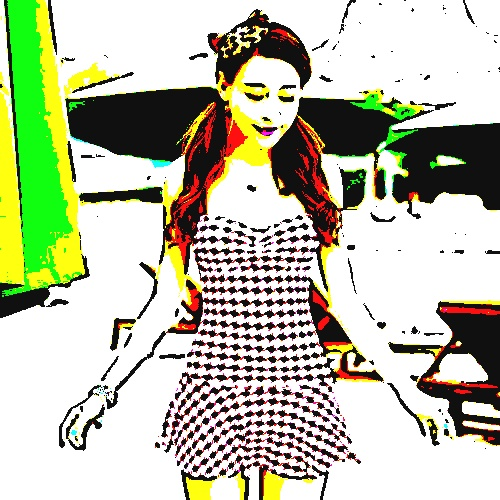
#> input picture ImageProcessing/testImage/3.jpg, 500 x 500 px, found by its file name; its folder holds only this picture in this run
$ python mangaStyleProcessor2.py
#> lines starting #> are read from the running program, lines starting #| are printed output that depends on the picture; after the words box and inside, x2 and y2 are one past the last pixel; in counts of white or black regions, pixels touching at a corner belong together
# -*- coding: utf-8 -*-
"""
@Time ： 2021/2/21 13:07
@Auth ： Yvon～早安阳光
@File ：dongmanlvj
"""
# 导入OpenCV-Python模块、导入文件与系统模块
import cv2,os
import numpy as np

def filter(filein,picture_name):
#> called with picture_name = '3.jpg'
    imgI_filename = os.path.join(filein,picture_name) # 源文件路径
    imgO_filename = os.path.join('D:/new main folider/Github clones/animewebapp/ImageProcessing/testImage', picture_name) # 目标文件路径
    img_rgb = cv2.imread(imgI_filename) # 读取图片
#> img_rgb is the input picture: shape (500, 500, 3); mean B, G, R 166.6, 191.4, 187.5
    img_gray = cv2.cvtColor(img_rgb, cv2.COLOR_RGB2GRAY) # 转换为灰度
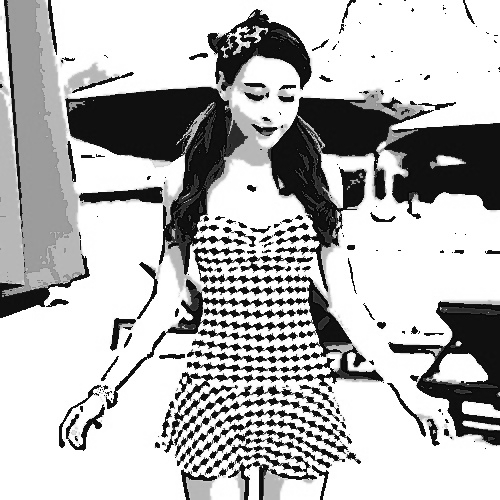
#> img_gray: shape (500, 500); min 4, max 255, mean 183.5
    img_blur = cv2.medianBlur(img_gray, 5) # 增加模糊效果。值越大越模糊（取奇数）
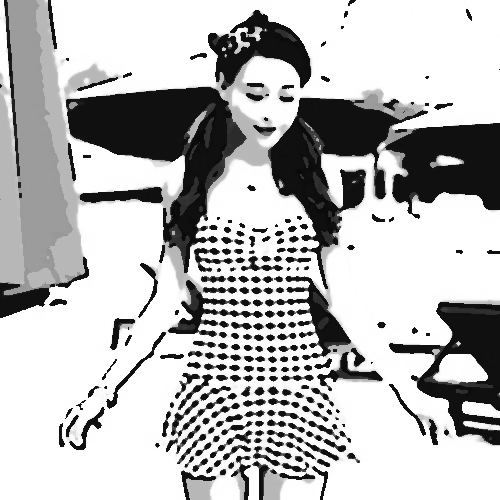
#> img_blur: shape (500, 500); min 8, max 255, mean 186
    # 检测到边缘并且增强其效果
    img_edge = cv2.adaptiveThreshold(img_blur, 128,cv2.ADAPTIVE_THRESH_MEAN_C,cv2.THRESH_BINARY,blockSize=9,C=8)
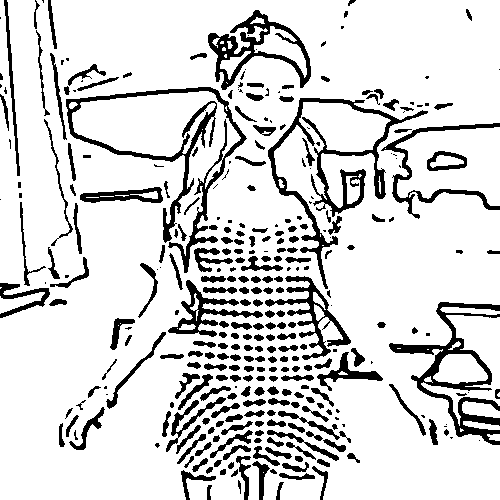
#> img_edge: shape (500, 500); values 0 (black) and 128 (white), 84.2% white; 328 black regions (86 under 20 px), largest, box (x1, y1, x2, y2) and area: (66, 87, 247, 273) 3957, (268, 98, 428, 289) 3722, (389, 302, 500, 445) 3320
    img_edge = cv2.cvtColor(img_edge, cv2.COLOR_GRAY2RGB)  # 彩色图像转为灰度图像
    img_cartoon = cv2.bitwise_and(img_rgb, img_edge)  # 灰度图像转为彩色图像
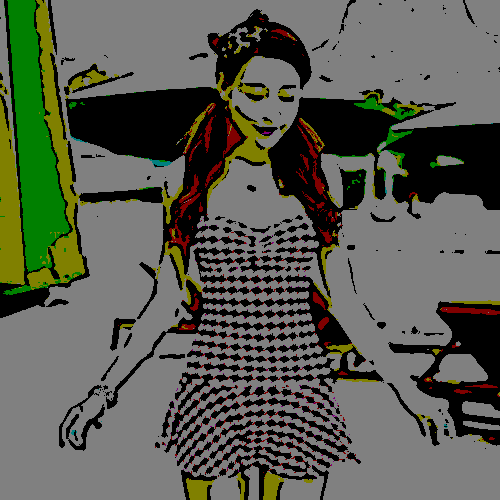
#> img_cartoon: shape (500, 500, 3); mean B, G, R 80.4, 91.9, 89.1
    res = np.uint8(np.clip((2.0 * img_cartoon + 16), 0, 255))  # 调整亮度和对比度
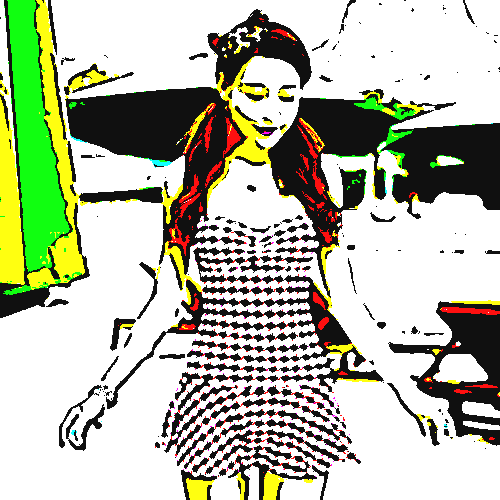
#> res: shape (500, 500, 3); mean B, G, R 166.1, 187.6, 182.4
    cv2.imwrite(imgO_filename, res)  # 保存转换后的图片

if __name__ == '__main__':
    #?
    imagelist = [] # 创建空列表
    # 循环读取指定路径下的文件名
    for filename in os.listdir('D:/new main folider/Github clones/animewebapp/ImageProcessing/testImage'):
        imagelist.append(filename) # 将文件名添加到imagelist
        print(filename)
        filter('D:/new main folider/Github clones/animewebapp/ImageProcessing/testImage',filename) # 为图片应用卡通动漫滤镜

$ run again, on ImageProcessing/testImage/C1436151497588_Sketch.jpg
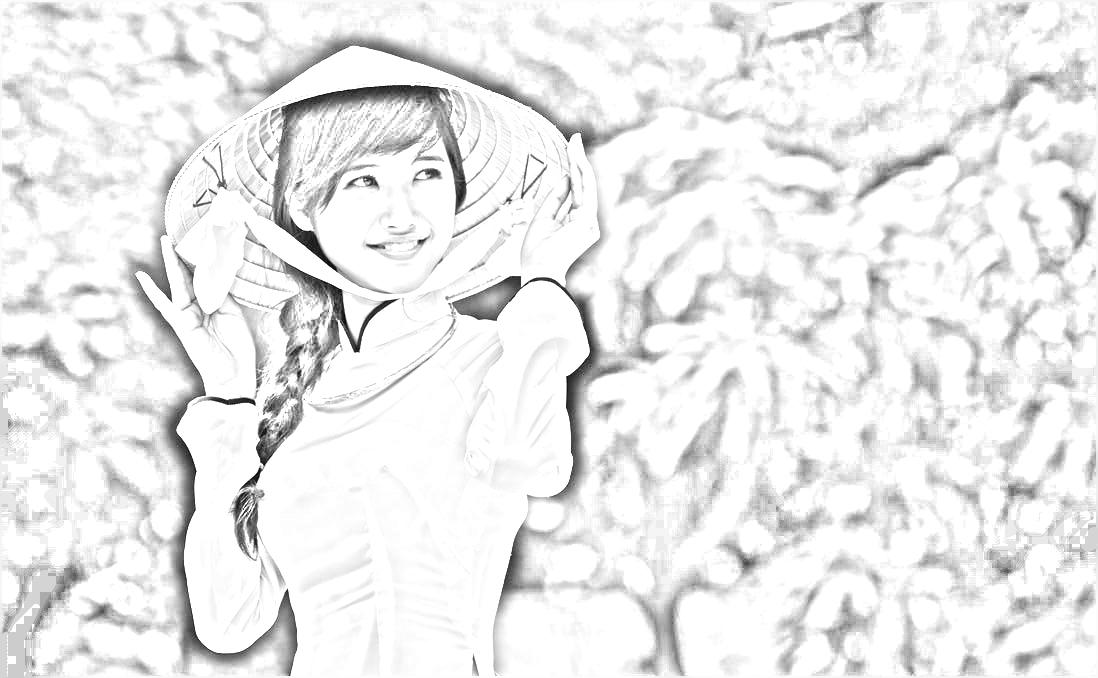
#> input picture ImageProcessing/testImage/C1436151497588_Sketch.jpg, 1098 x 678 px, found by its file name
#> in filter, img_rgb is the input picture: shape (678, 1098, 3); min 0, max 255, mean 235.3
#> in filter, `img_edge = cv2.adaptiveThreshold(img_blur, 128,cv2.ADAPTIVE_THRESH_MEA..`:
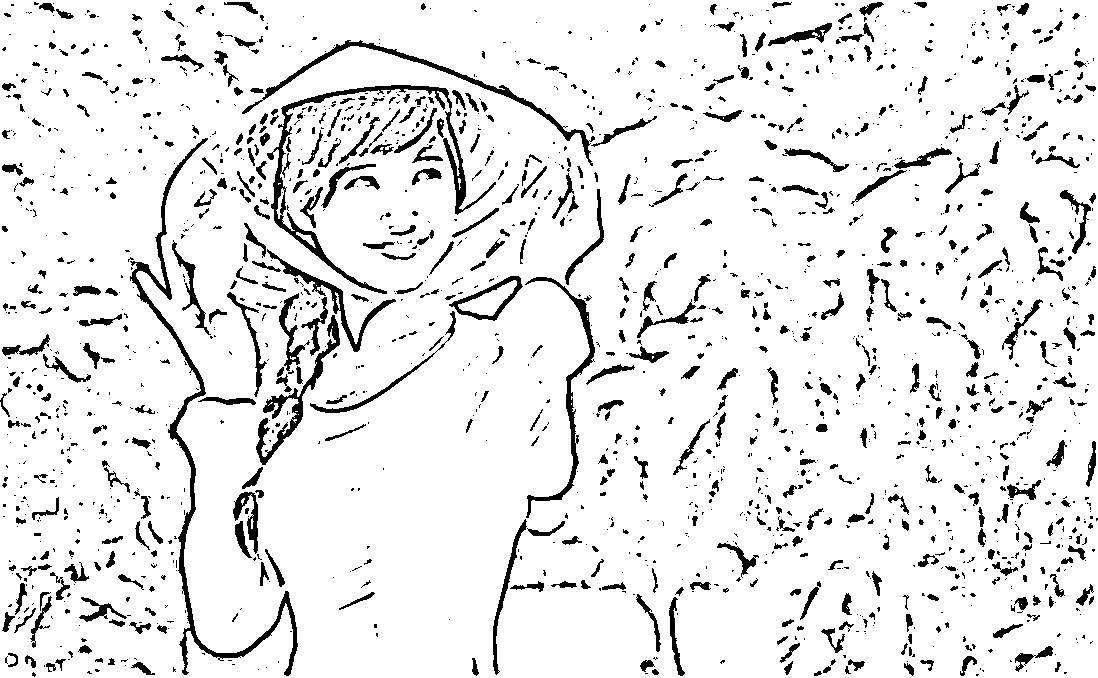
#> img_edge: shape (678, 1098); values 0 (black) and 128 (white), 90.9% white; 1781 black regions (1189 under 20 px), largest, box (x1, y1, x2, y2) and area: (130, 138, 298, 676) 4237, (267, 85, 496, 294) 3493, (242, 40, 595, 166) 2021
#> in filter, `img_cartoon = cv2.bitwise_and(img_rgb, img_edge)`:
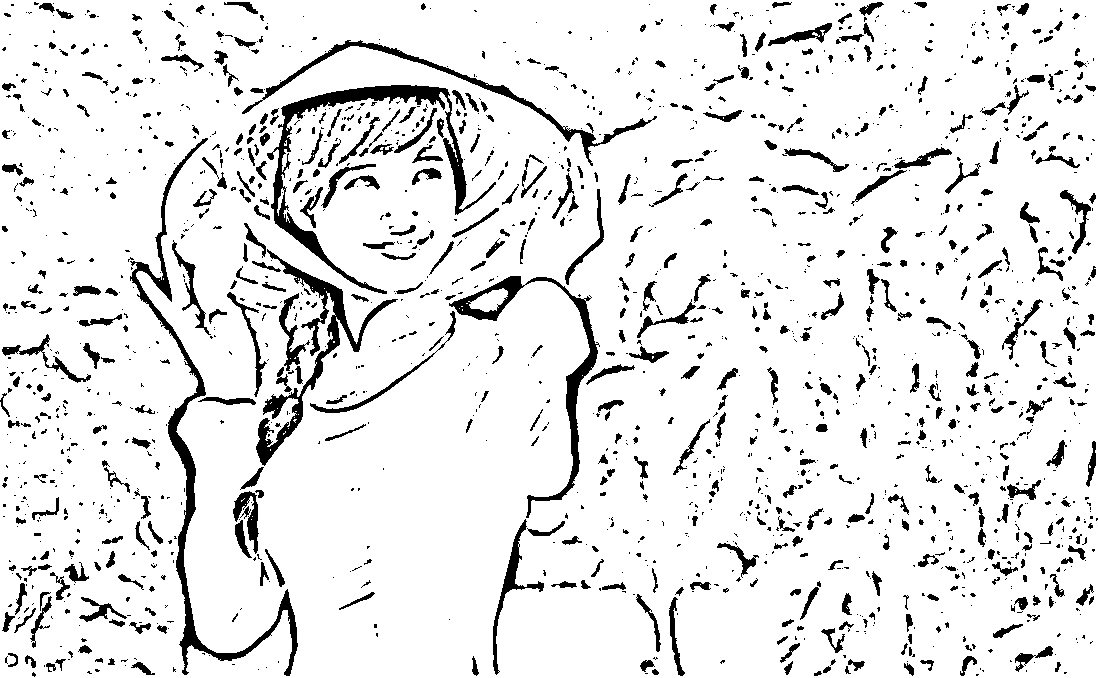
#> img_cartoon: shape (678, 1098, 3); values 0 (black) and 128 (white), 90.3% white; 1742 black regions (1167 under 20 px), largest, box (x1, y1, x2, y2) and area: (130, 138, 298, 676) 5332, (267, 85, 496, 294) 5152, (256, 249, 398, 466) 3841
